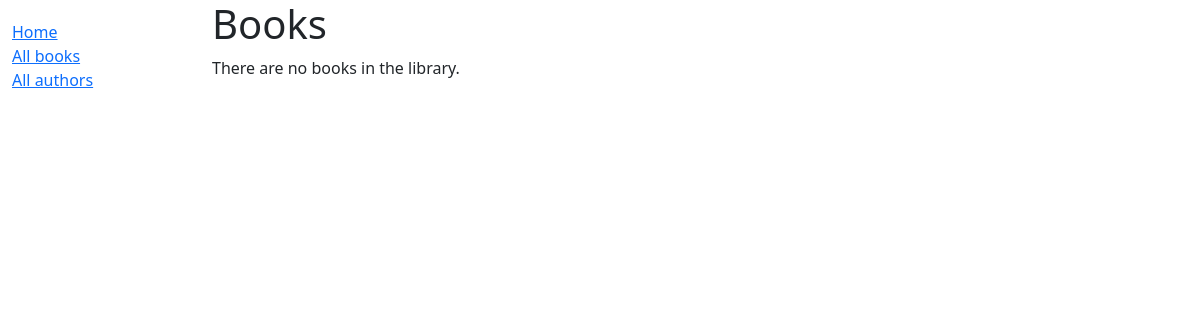
Before: /catalog/books/ with the older database file.
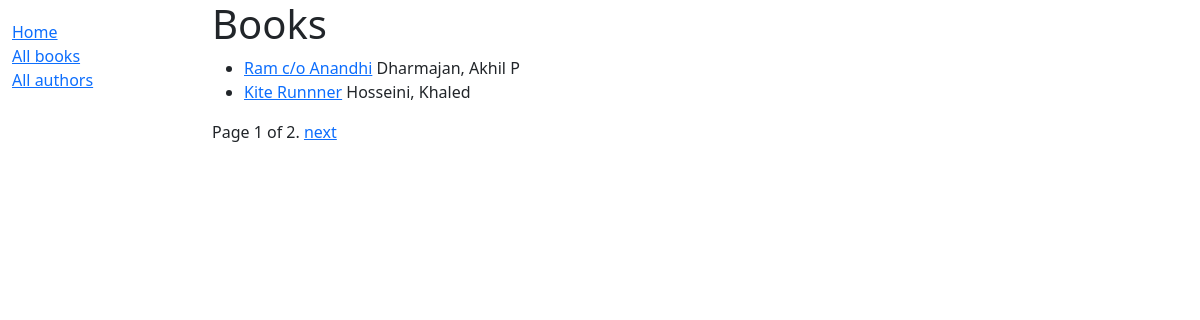
After: the same page with the newer database file.
### catalog/models.py (models this page shows, shortened)
class Book(models.Model):
    title = models.CharField(max_length=1000)
    author = models.ForeignKey('Author', on_delete=models.RESTRICT, null=True)
    summary = models.TextField(
        max_length=1000,
        help_text="Enter a brief description of the book"
    )
    isbn = models.CharField(
        'ISBN',
        max_length=13,
        unique=True,
        help_text='13 Character ISBN number</a'
    )
    genre = models.ManyToManyField(Genre, help_text="Select a genre for this book")
    language = models.ForeignKey('Language', on_delete=models.SET_NULL, null=True)
    def get_absolute_url(self):
        return reverse('book-detail', args=[self.id])

class Author(models.Model):
    first_name = models.CharField(max_length=100)
    last_name = models.CharField(max_length=100)
    date_of_birth = models.DateField(null=True, blank=True)
    date_of_death = models.DateField('Died', null=True, blank=True)
    class Meta:
        ordering = ['last_name', 'first_name']
    def __str__(self):
        return f"{self.last_name}, {self.first_name}"

### catalog/views.py (the view)
# urls.py: path('books/', views.BookListView.as_view(), name='books'),
class BookListView(generic.ListView):
    model = Book
    paginate_by = 2

### catalog/templates/catalog/book_list.html (shortened to what this page needs)
{% extends 'catalog/base_generic.html' %}
{% block content %}
    <h1>Books</h1>
    {% if book_list %}
        <ul>
            {% for book in book_list %}
                <li>
                    <a href="{{ book.get_absolute_url }}">{{ book.title }}</a>
                    {{ book.author }}
                </li>
            {% endfor %}
        </ul>
    {% else %}
        <p>There are no books in the library.</p>
    {% endif %}
{% endblock %}

Changed rows visible on the page:
added Book: title "Ram c/o Anandhi", author "Dharmajan, Akhil P"
added Book: title "Kite Runnner", author "Hosseini, Khaled"
Other visible differences:
{{ page_obj.number }}: (not shown) → "1"
{{ page_obj.paginator.num_pages }}: (not shown) → "2"
text no longer shown: "There are no books in the library."
text now shown: "Page of . next"
